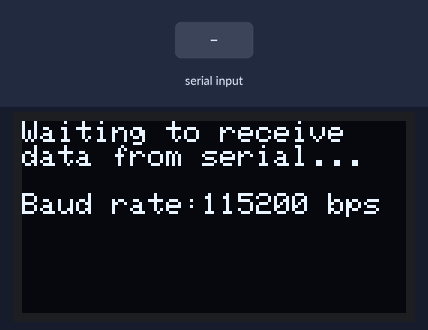
The sketch below on a simulated Arduino Uno, built with avr-gcc and run on an emulated ATmega328P. Shown: 128×64 one-colour display. The inputs (shaded band) are chosen by the test bench. What the sketch prints to the serial monitor is not drawn.

Above: at 1.2 s.
1.3 s: "90,45\n" received over Serial
At 2.5 s:
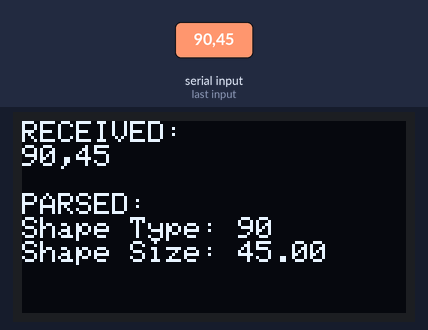
2.8 s: "1,90,45\n" received over Serial
At 3.8 s:
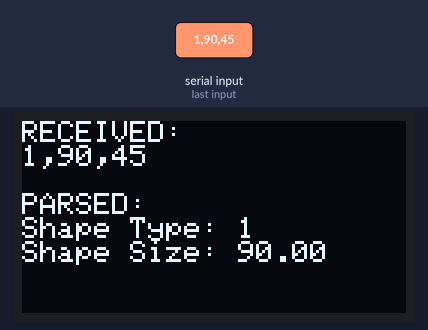
Timing chart, 0 to 5.8 s (numbered marks = the images above; inputs shaded):
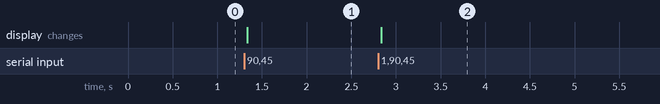

The sketch:

DisplayShapeSerialIn-Intermediate2.ino
```cpp
/**
 * Takes in two parameters off of serial as comma separated text-encoded
 * data: shapeType, shapeSize
 *
 * shapeType is either 0, 1, 2 corresponding to CIRCLE, SQUARE, TRIANGLE
 * shapeSize is a float between [0, 1] inclusive that corresponds to shape size
 *
 * Designed to work with the p5.js app:
 *  - Live page: https://makeabilitylab.github.io/p5js/WebSerial/p5js/DisplayShapeOut/
 *  - Code: https://github.com/makeabilitylab/p5js/tree/master/WebSerial/p5js/DisplayShapeOut
 *
 * By Jon E. Froehlich
 * @jonfroehlich
 * http://makeabilitylab.io
 *
 */

// #include <SPI.h> // Comment out when using i2c
#include <Wire.h>
#include <Adafruit_GFX.h>
#include <Adafruit_SSD1306.h>

#define SCREEN_WIDTH 128 // OLED display width, in pixels
#define SCREEN_HEIGHT 64 // OLED display height, in pixels

// Declaration for an SSD1306 display connected to I2C (SDA, SCL pins)
#define OLED_RESET     4 // Reset pin # (or -1 if sharing Arduino reset pin)
Adafruit_SSD1306 _display(SCREEN_WIDTH, SCREEN_HEIGHT, &Wire, OLED_RESET);

const long BAUD_RATE = 115200;
void setup() {
  Serial.begin(BAUD_RATE);

  // SSD1306_SWITCHCAPVCC = generate display voltage from 3.3V internally
  if(!_display.begin(SSD1306_SWITCHCAPVCC, 0x3D)) { // Address 0x3D for 128x64
    Serial.println(F("SSD1306 allocation failed"));
    for(;;); // Don't proceed, loop forever
  }

  _display.clearDisplay();
  _display.setTextSize(1);      // Normal 1:1 pixel scale
  _display.setTextColor(SSD1306_WHITE); // Draw white text
  _display.setCursor(0, 0);     // Start at top-left corner
  _display.print("Waiting to receive\ndata from serial...");
  _display.println("\n");
  _display.print("Baud rate:");
  _display.print(BAUD_RATE);
  _display.print(" bps");
  _display.display();
}

void loop() {
  // Check to see if there is any incoming serial data
  if(Serial.available() > 0){
    // If we're here, then serial data has been received
    // Read data off the serial port until we get to the endline delimiter ('\n')
    // Store all of this data into a string
    String rcvdSerialData = Serial.readStringUntil('\n');

    // Parse out the comma separated string
    int indexOfComma = rcvdSerialData.indexOf(',');
    if(indexOfComma != -1){
      // Parse out the shape type, which should be 0 (circle), 1 (square), 2 (triangle)
      String strShapeType = rcvdSerialData.substring(0, indexOfComma);
      int shapeType = strShapeType.toInt();

      // Parse out shape size fraction, a float between [0, 1]
      String strShapeSize = rcvdSerialData.substring(indexOfComma + 1, rcvdSerialData.length());
      float curShapeSizeFraction = strShapeSize.toFloat();

      // Display data for debugging purposes
      _display.clearDisplay();
      _display.setCursor(0, 0);
      _display.println("RECEIVED:");
      _display.println(rcvdSerialData);

      // Display parsed data
      _display.println("\nPARSED:");
      _display.print("Shape Type: ");
      _display.println(shapeType);
      _display.print("Shape Size: ");
      _display.print(curShapeSizeFraction);
      _display.display();
    }

    // Echo the data back on serial (for debugging purposes)
    Serial.print("Arduino Received: '");
    Serial.print(rcvdSerialData);
    Serial.println("'");
  }
}
```

Measured:
- after the input at 1.3 s, the display: changes at once (image 1)
- after the input at 2.8 s, the display: changes at once (image 2)
